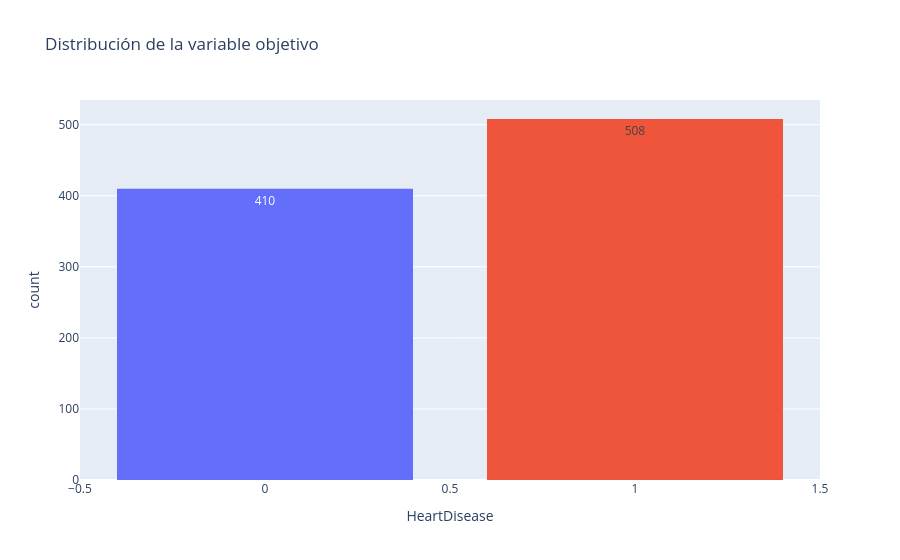

Notebook cell for this chart:
### Code cell
import plotly.express as px

fig = px.histogram(
    df,
    x=target_col,
    color=target_col,
    title="Distribución de la variable objetivo",
    text_auto=True
)
fig.update_layout(bargap=0.2, showlegend=False)
fig.show()

### Figure 1 — Plotly figure (JSON) as saved in the notebook; plotly's stock layout.template omitted (floating-point values rounded to 4 significant figures; data arrays with more than 128 entries replaced by an {"elided": "..."} marker saying what was removed)
{"data": [{"bingroup": "x", "hovertemplate": "HeartDisease=%{x}<br>count=%{y}<extra></extra>", "legendgroup": "0", "marker": {"color": "#636efa", "pattern": {"shape": ""}}, "name": "0", "orientation": "v", "showlegend": true, "texttemplate": "%{value}", "type": "histogram", "x": {"elided": "410 int values"}, "xaxis": "x", "yaxis": "y"}, {"bingroup": "x", "hovertemplate": "HeartDisease=%{x}<br>count=%{y}<extra></extra>", "legendgroup": "1", "marker": {"color": "#EF553B", "pattern": {"shape": ""}}, "name": "1", "orientation": "v", "showlegend": true, "texttemplate": "%{value}", "type": "histogram", "x": {"elided": "508 int values"}, "xaxis": "x", "yaxis": "y"}], "layout": {"bargap": 0.2, "barmode": "relative", "legend": {"title": {"text": "HeartDisease"}, "tracegroupgap": 0}, "showlegend": false, "title": {"text": "Distribución de la variable objetivo"}, "xaxis": {"anchor": "y", "categoryarray": [0, 1], "categoryorder": "array", "domain": [0, 1], "title": {"text": "HeartDisease"}}, "yaxis": {"anchor": "x", "domain": [0, 1], "title": {"text": "count"}}}}
